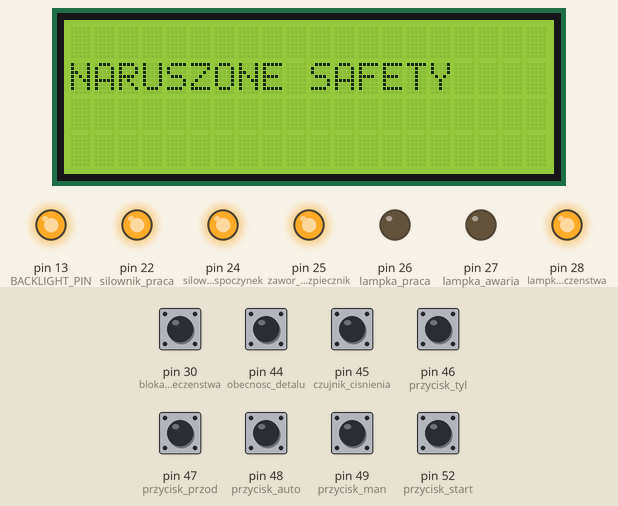
This sketch was run on a simulated Arduino Mega 2560, built with avr-gcc and run on an emulated ATmega2560. Parts: 20×4 character LCD, output pins drawn as LEDs (lit = HIGH). Dashed ring = blinking. Inputs (shaded band) come from the test bench; at power-on: pin 30 (blokada_bezpieczenstwa), pin 44 (obecnosc_detalu), pin 45 (czujnik_cisnienia), pin 46 (przycisk_tyl), pin 47 (przycisk_przod), pin 48 (przycisk_auto), pin 49 (przycisk_man), pin 52 (przycisk_start) HIGH. What the sketch prints to the serial monitor is not drawn.

Above: at 1.2 s.
1.3 s: pin 30 (blokada_bezpieczenstwa) pulled LOW for 1.25 s
At 2.36 s:
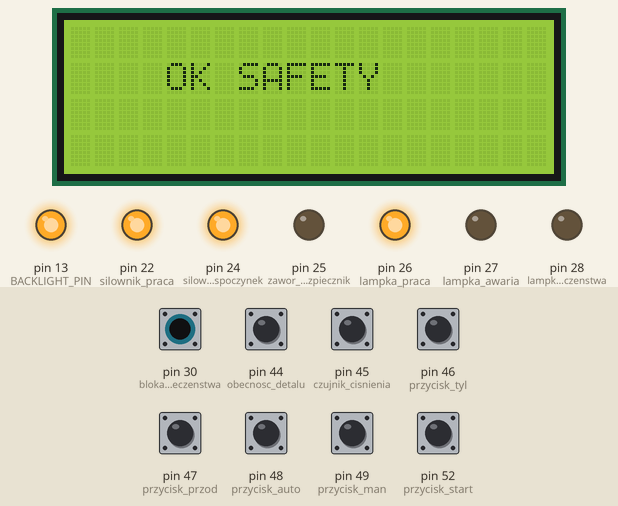
4.0 s: pin 48 (przycisk_auto) pulled LOW for 1.25 s
6.7 s: pin 30 (blokada_bezpieczenstwa) pulled LOW for 1.25 s
At 8.9 s:
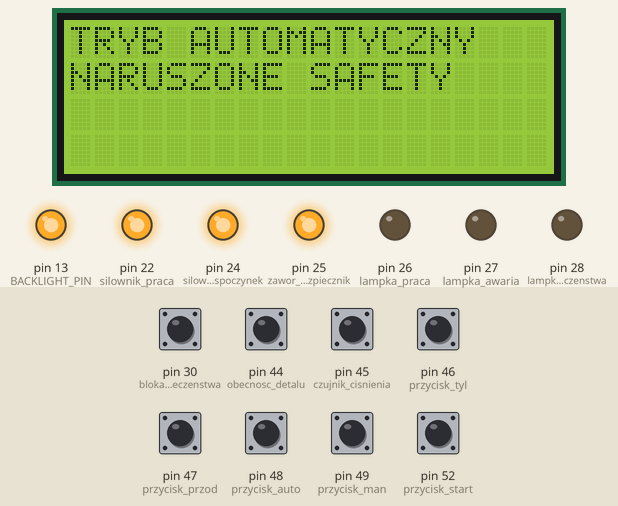
9.9 s: pin 49 (przycisk_man) pulled LOW for 1.25 s
12.6 s: pin 30 (blokada_bezpieczenstwa) pulled LOW for 1.25 s
At 14.2 s:
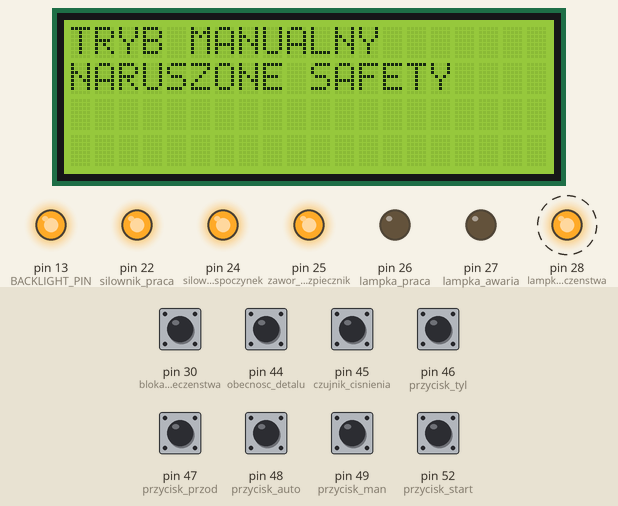
15.8 s: pin 30 (blokada_bezpieczenstwa) driven LOW and pin 48 (przycisk_auto) driven LOW
At 16.9 s:
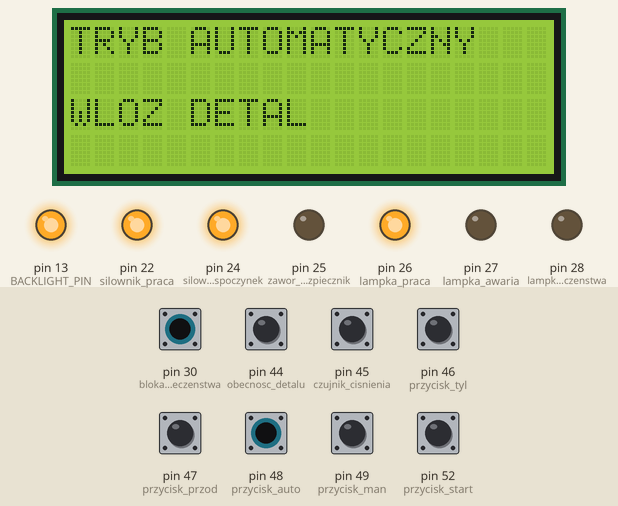
Timing chart, 0 to 18.8 s (numbered marks = the images above; inputs shaded):
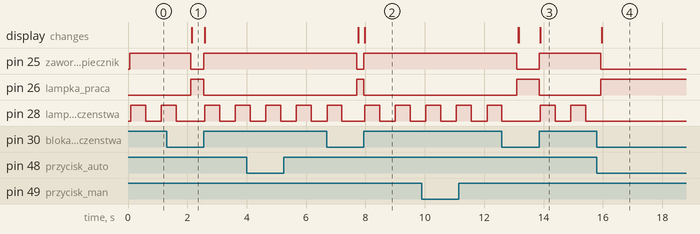

The sketch:

PRASA_PNEUMATYCZNA.ino
```cpp
#include <LCD.h>
#include <LiquidCrystal.h>
#include <LiquidCrystal_I2C.h>
#include <Wire.h>

/// prasa pneumatyczna 21/10/2018
/// DOUT
int silownik_praca = 22;
int silownik_spoczynek = 24;
int zawor_bezpiecznik = 25;
int lampka_praca = 26;
int lampka_awaria = 27;
int lampka_bezpieczenstwa = 28;


/// DIN
int przycisk_start = 52;
int przycisk_stop = 51;
int przycisk_reset = 50;
int przycisk_man = 49;
int przycisk_auto = 48;
int przycisk_przod = 47;
int przycisk_tyl = 46;
int czujnik_cisnienia = 45;
int blokada_bezpieczenstwa = 30;
int obecnosc_detalu = 44;
int silownik_spoczynek_czujnik = 43;
/// AIN
int linial_pozycja = 3;


/// zmienne
/// sekfencja maszyny
bool stan_bezpieczenstwa;
bool stan_auto;
bool stan_man;
bool ruch_przod;
bool ruch_tyl;
/// cykl automatyczny programu
int krok_cyklu;
int pozycja;
int licznik_detali;
///
bool wyswietlenie_kom1;
bool wyswietlenie_kom2;


/// inne urzadzenia i biblioteki
#define BACKLIGHT_PIN 13
LiquidCrystal_I2C lcd(0x27, 2, 1, 0, 4, 5, 6, 7, 3, POSITIVE);


void setup() {
 Serial.begin(9600);
 lcd.begin(20,4);

///DOUT
pinMode(silownik_praca,OUTPUT);
pinMode(silownik_spoczynek,OUTPUT);
pinMode(zawor_bezpiecznik,OUTPUT);
pinMode(lampka_praca,OUTPUT);
pinMode(lampka_awaria,OUTPUT);
pinMode(lampka_bezpieczenstwa,OUTPUT);
///DIN
pinMode(przycisk_start,INPUT_PULLUP);
pinMode(przycisk_stop,INPUT_PULLUP);
pinMode(przycisk_reset,INPUT_PULLUP);
pinMode(przycisk_auto,INPUT_PULLUP);
pinMode(przycisk_man,INPUT_PULLUP);
pinMode(przycisk_przod,INPUT_PULLUP);
pinMode(przycisk_tyl,INPUT_PULLUP);
pinMode(czujnik_cisnienia,INPUT_PULLUP);
pinMode(blokada_bezpieczenstwa,INPUT_PULLUP);
pinMode(obecnosc_detalu,INPUT_PULLUP);
pinMode(silownik_spoczynek_czujnik,INPUT_PULLUP);
///AIN
pinMode(linial_pozycja,INPUT);
///LCD
pinMode ( BACKLIGHT_PIN, OUTPUT );
digitalWrite ( BACKLIGHT_PIN, HIGH );

///
stan_bezpieczenstwa = true;
digitalWrite(silownik_praca,HIGH);
digitalWrite(silownik_spoczynek,HIGH);
ruch_tyl = true;
ruch_przod = true;

}

void loop() {
///odczytanie danych
  if(digitalRead(przycisk_auto) == false){
  stan_auto = true;
  stan_man = false;
  wyswietlenie_kom1 = true;
  wyswietlenie_kom2 = true;
  Serial.println("przycisk auto");
  }
  if(digitalRead(przycisk_man) == false){
  stan_man = true;
  stan_auto = false;
  wyswietlenie_kom1 = true;
  Serial.println("przycisk manual");
  }
  if(digitalRead(czujnik_cisnienia) == false){
  //stan_bezpieczenstwa = true;
  }else{
  //stan_bezpieczenstwa = false;
  }
   if(digitalRead(blokada_bezpieczenstwa) == false){
  stan_bezpieczenstwa = true;
  digitalWrite(lampka_praca,HIGH);
  digitalWrite(zawor_bezpiecznik,LOW);
   lcd.setCursor(0,1);
  lcd.print("    OK SAFETY      ");
  }else{
  stan_bezpieczenstwa = false;
  digitalWrite(lampka_praca,LOW);
  digitalWrite(zawor_bezpiecznik,HIGH);
  digitalWrite(silownik_praca,HIGH);
  digitalWrite(silownik_spoczynek,HIGH);
  krok_cyklu = 0;
  lcd.setCursor(0,1);
  lcd.print("NARUSZONE SAFETY");
  lcd.setCursor(0,2);
  lcd.print("              ");
  digitalWrite(lampka_bezpieczenstwa,HIGH);
  delay(500);
  digitalWrite(lampka_bezpieczenstwa,LOW);
  delay(500);


  }

///modelpracy
  if(stan_bezpieczenstwa == true){
  if((stan_auto == true)&&(stan_man == false)){
     if(wyswietlenie_kom1 == true){
    lcd.clear();
    lcd.print("TRYB AUTOMATYCZNY");
    wyswietlenie_kom1 = false;
    }
  //Serial.println("tryb auto");
 // Serial.println("umiesc detal, nacisnij start");
  /// Krok 1 nacisniecie przyscisku start   if(wyswietlenie_kom1 == true){
    if(krok_cyklu == 0){
    if(digitalRead(obecnosc_detalu) == false){
    lcd.setCursor(0,2);
    lcd.print("NACIS START");
    wyswietlenie_kom2 = false;
    }else{
    lcd.setCursor(0,2);
    lcd.print("WLOZ DETAL");
    }
    }

  if((digitalRead(przycisk_start) == false)&&(digitalRead(silownik_spoczynek_czujnik) == false )){
    if(digitalRead(obecnosc_detalu) == false){
       krok_cyklu = 1;
      // przycisk_start = true;
       Serial.println("OK ide dalej");
    lcd.setCursor(0,2);
    lcd.print("PRASOWANIE /123/");
    }else{
    lcd.setCursor(0,2);
    lcd.print("NIE WLASCIWA POZYCJA ");
    }
  }
  if(krok_cyklu == 1){
    //przycisk_start = true;
    digitalWrite(silownik_praca,LOW);
    pozycja = analogRead(linial_pozycja);
    lcd.setCursor(0,3);
    lcd.print(" POZYCJA: ");
    lcd.setCursor(10,3);
    lcd.print(pozycja);
    Serial.print(pozycja);
    if(pozycja >= 500){
      digitalWrite(silownik_praca,HIGH);
      delay(500);
      krok_cyklu = 2;
    }
  }
  if(krok_cyklu == 2){
    digitalWrite(silownik_spoczynek,LOW);
    lcd.setCursor(0,2);
    lcd.print(" POWROT             ");
    Serial.print(pozycja);
    if(digitalRead(silownik_spoczynek_czujnik) == false){
      digitalWrite(silownik_spoczynek,HIGH);
      krok_cyklu = 3;
  }
  }
  if(krok_cyklu == 3){
    licznik_detali = licznik_detali +1;
     lcd.setCursor(0,3);
     lcd.print("ILOSC SZTUK ");
     lcd.setCursor(12,3);
     lcd.print(licznik_detali);
    Serial.print(pozycja);
    Serial.print(licznik_detali);
    Serial.print(" licznik detali ");
    krok_cyklu = 0;

  }

  }
  if((stan_man == true)&&(stan_auto == false)){
     if(wyswietlenie_kom1 == true){
    lcd.clear();
    lcd.print("TRYB MANUALNY");
    wyswietlenie_kom1 = false;
    }
  Serial.println("tryb manualny");
  krok_cyklu = 0;
  if(ruch_przod == true){
  if((digitalRead(przycisk_przod) == false)&&(analogRead(linial_pozycja)<= 500)){
  digitalWrite(silownik_praca,LOW);
  Serial.println("silownik praca");
   lcd.setCursor(0,2);
   lcd.print("RUCH PRZOD");
  ruch_tyl = false;
  }else{
  digitalWrite(silownik_praca,HIGH);
  lcd.setCursor(0,2);
  lcd.print("          ");
  ruch_tyl = true;

  }
  }

  if(ruch_tyl == true){
  if((digitalRead(przycisk_tyl) == false)&&(digitalRead(silownik_spoczynek_czujnik) == true)){
  digitalWrite(silownik_spoczynek,LOW);
  Serial.println("Silownik spoczynek");
  lcd.setCursor(0,2);
  lcd.print("RUCH TYL");
  ruch_przod = false;
  }else{
  digitalWrite(silownik_spoczynek,HIGH);
  lcd.setCursor(0,2);
  lcd.print("         ");
  ruch_przod = true;
  }
  }


  }else{


  }
  }
}
```

Measured:
- after the input at 1.3 s, pin 25 (zawor_bezpiecznik): HIGH → LOW after 0.82 s, → HIGH 0.44 s later; pin 26 (lampka_praca): LOW → HIGH after 0.82 s, → LOW 0.44 s later; the display: changes after 0.84 s (image 1)
- after the input at 6.7 s, pin 25 (zawor_bezpiecznik): HIGH → LOW after 1.0 s, → HIGH 0.24 s later; pin 26 (lampka_praca): LOW → HIGH after 1.0 s, → LOW 0.24 s later; the display: first changes after 1.1 s (image 2 shows a later state)
- after the input at 12.6 s, pin 25 (zawor_bezpiecznik): HIGH → LOW after 0.50 s, → HIGH 0.77 s later; pin 26 (lampka_praca): LOW → HIGH after 0.50 s, → LOW 0.77 s later; the display: first changes after 0.55 s (image 3 shows a later state)
- after the input at 15.8 s, pin 25 (zawor_bezpiecznik): HIGH → LOW after 0.12 s; pin 26 (lampka_praca): LOW → HIGH after 0.12 s; pin 28 (lampka_bezpieczenstwa): stops changing and stays LOW; the display: changes after 0.17 s (image 4)
- by itself, pin 28 (lampka_bezpieczenstwa): alternates HIGH for 0.50 s and LOW for 0.53 s
